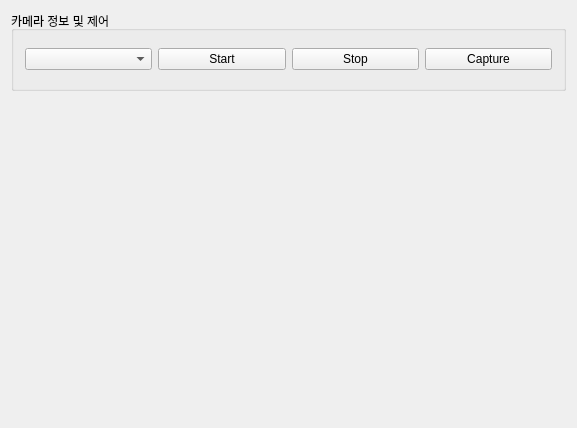
<?xml version="1.0" encoding="UTF-8"?>
<ui version="4.0">
 <class>Widget</class>
 <widget class="QWidget" name="Widget">
  <property name="geometry">
   <rect>
    <x>0</x>
    <y>0</y>
    <width>577</width>
    <height>428</height>
   </rect>
  </property>
  <property name="windowTitle">
   <string>Widget</string>
  </property>
  <layout class="QVBoxLayout" name="verticalLayout">
   <item>
    <widget class="QGroupBox" name="groupBox">
     <property name="minimumSize">
      <size>
       <width>0</width>
       <height>80</height>
      </size>
     </property>
     <property name="maximumSize">
      <size>
       <width>16777215</width>
       <height>80</height>
      </size>
     </property>
     <property name="title">
      <string>카메라 정보 및 제어</string>
     </property>
     <layout class="QVBoxLayout" name="verticalLayout_2">
      <item>
       <layout class="QHBoxLayout" name="horizontalLayout">
        <item>
         <widget class="QComboBox" name="comboBox"/>
        </item>
        <item>
         <widget class="QPushButton" name="pbtStart">
          <property name="text">
           <string>Start</string>
          </property>
         </widget>
        </item>
        <item>
         <widget class="QPushButton" name="pbtStop">
          <property name="text">
           <string>Stop</string>
          </property>
         </widget>
        </item>
        <item>
         <widget class="QPushButton" name="pbtCapture">
          <property name="text">
           <string>Capture</string>
          </property>
         </widget>
        </item>
       </layout>
      </item>
     </layout>
    </widget>
   </item>
   <item>
    <widget class="QWidget" name="camWidget" native="true"/>
   </item>
  </layout>
 </widget>
 <layoutdefault spacing="6" margin="11"/>
 <resources/>
 <connections/>
</ui>
